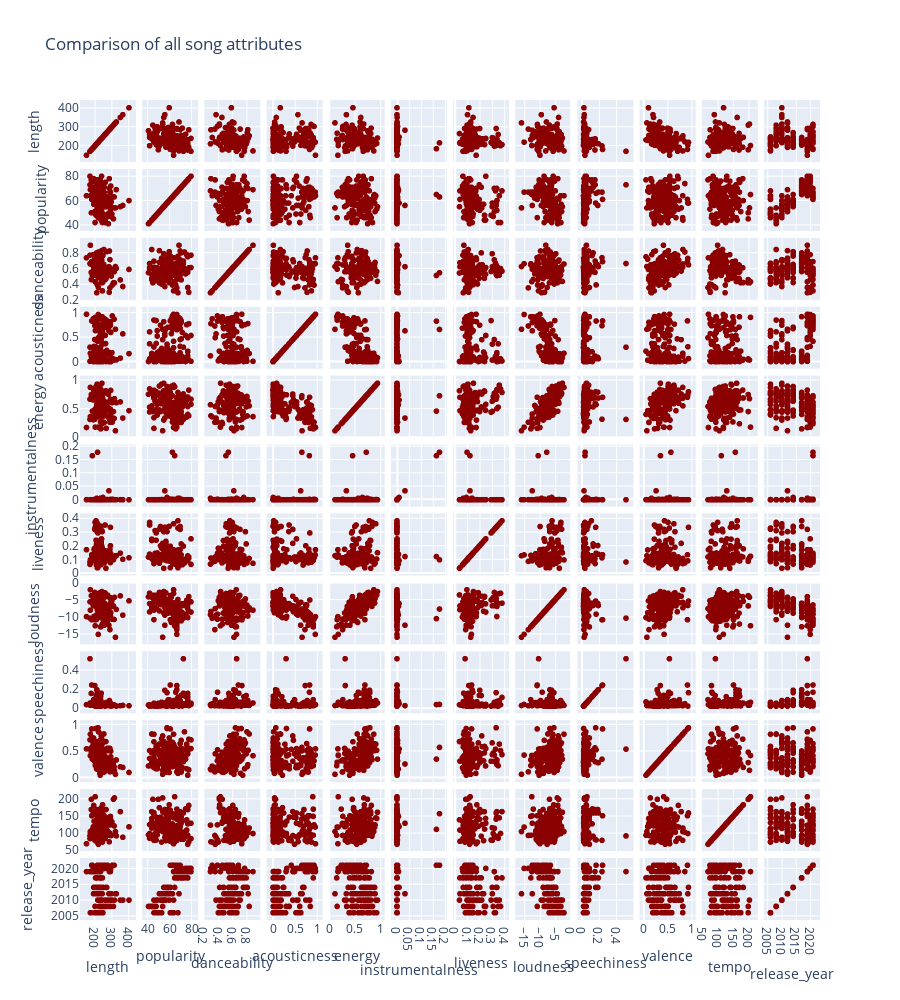

Notebook code cell kept with this figure:
### Markdown cell above
**How do the features relate to one another?**

We start with scatter plots for all pairs of attributes that we kept in `df_hist`, and then we show a correlation matrix.

### Code cell
## show scatter matrix
fig = px.scatter_matrix(df_hist, height=1000, title='Comparison of all song attributes', color_discrete_sequence=['darkred'])
fig.show()

# sns.pairplot(df) # if using seaborn

### Figure 1 — Plotly figure (JSON) as saved in the notebook; plotly's stock layout.template omitted (floating-point values rounded to 4 significant figures; data arrays with more than 128 entries replaced by an {"elided": "..."} marker saying what was removed)
{"data": [{"dimensions": [{"axis": {"matches": true}, "label": "length", "values": {"elided": "158 int values"}}, {"axis": {"matches": true}, "label": "popularity", "values": {"elided": "158 int values"}}, {"axis": {"matches": true}, "label": "danceability", "values": {"elided": "158 float values"}}, {"axis": {"matches": true}, "label": "acousticness", "values": {"elided": "158 float values"}}, {"axis": {"matches": true}, "label": "energy", "values": {"elided": "158 float values"}}, {"axis": {"matches": true}, "label": "instrumentalness", "values": {"elided": "158 float values"}}, {"axis": {"matches": true}, "label": "liveness", "values": {"elided": "158 float values"}}, {"axis": {"matches": true}, "label": "loudness", "values": {"elided": "158 float values"}}, {"axis": {"matches": true}, "label": "speechiness", "values": {"elided": "158 float values"}}, {"axis": {"matches": true}, "label": "valence", "values": {"elided": "158 float values"}}, {"axis": {"matches": true}, "label": "tempo", "values": {"elided": "158 float values"}}, {"axis": {"matches": true}, "label": "release_year", "values": {"elided": "158 int values"}}], "hovertemplate": "%{xaxis.title.text}=%{x}<br>%{yaxis.title.text}=%{y}<extra></extra>", "legendgroup": "", "marker": {"color": "darkred", "symbol": "circle"}, "name": "", "showlegend": false, "type": "splom"}], "layout": {"dragmode": "select", "height": 1000, "legend": {"tracegroupgap": 0}, "title": {"text": "Comparison of all song attributes"}}}
